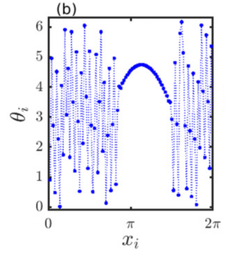
#> input picture Pasted image 20240321141711.png, 225 x 256 px, shrunk from 1312 x 1492 before the run
$ jupyter execute --allow-errors '240318 Chimera state.ipynb'
#> lines starting #> are read from the running program, lines starting #| are printed output that depends on the picture
[cell 1]
import numpy as np
import matplotlib.pyplot as plt
from scipy.interpolate import interp1d

[cell 2]
ms = np.linspace(0.5, 100,1000)
g = 9.81
def mass_x(h,m):
    alpha = np.sqrt(2*m*g)
    x = lambda t : alpha**2/g*np.log(np.cos(-g*t/alpha))
    t = np.linspace(0,1,10000)
    inv_x = interp1d(-x(t),t,kind='linear',bounds_error=False)
    return float(inv_x(h)),alpha

[cell 3]
float(np.nan)

[cell 4]
mass_x(0.7,1)

[cell 5]
vec_mass = np.vectorize(mass_x)
# mass_x(0.7,1)

[cell 6]
ts,alphas = vec_mass(0.7,ms)

[cell 7]
vs = alphas*np.tan(-g*ts/alphas)

[cell 8]
plt.plot(ms,vs**2)
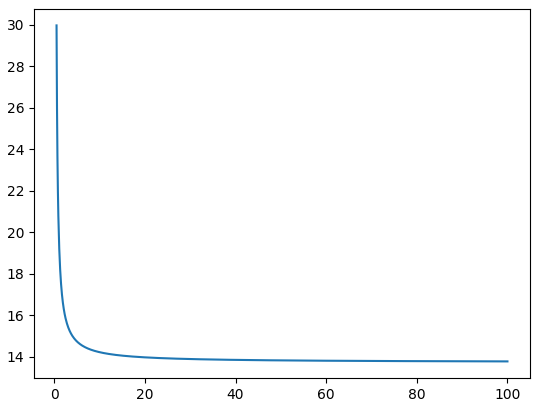
#> figure drawn by matplotlib, 1 panel; curve peaks at x = 0.5, y = 29.97

[cell 9]
N = 10
Aij = np.ones((N,N)) - np.eye(N)
Bijk = np.ones((N,N,N))
Bij,Bjk,Bki = np.where(Bijk)

[cell 10]
len(set((1,1,1)))

# chimera state

[cell 11]
from numba import jit
import numpy as np
import matplotlib.pyplot as plt
# @jit(nopython=True)
def make_Bijk(N):
#> called with N = 50
    Bijk = np.ones((N,N,N)) - np.eye(N)
    for i in range(N): Bijk[i,i,:]=0;Bijk[i,:,i]=0
    return Bijk

[cell 12]
N = 50
Aij = np.ones((N,N)) - np.eye(N)
Bijk = make_Bijk(N)

[cell 13]
def Kuramoto_SOL_CHIMERA(Theta,t,omega,N,eps1,eps2,beta):
    # print("Case m = 0")
    theta = Theta.copy()
    # theta_i,theta_j = np.meshgrid(theta,theta,sparse=False,indexing='ij')
    i,j,k = np.meshgrid(theta,theta,theta,sparse=False,indexing='ij')
    # theta_i,theta_j = np.meshgrid(theta,theta,sparse=True)
    dtheta = omega + eps2/N**2*np.sum(np.sum(np.sin(j+k-2*i-beta),axis=2),axis=1)
    return dtheta

[cell 14]
# i,j,k = np.meshgrid([0,1,2],[0,1,2],[0,1,2],sparse=False,indexing='ij')
i,j = np.meshgrid([0,1,2],[0,1,2],sparse=False,indexing='ij')

[cell 15]
t = np.arange(0,10,0.1)
Theta = np.random.uniform(0,2*np.pi,N)

[cell 16]
def RK4(f, y0, t, args=()):
#> called with y0 = array of shape (50,), t = array of shape (1000,), args = (1, 50, 1, 2, 0)
    n = len(t)
    y = np.zeros((n, len(y0)))
    y[0] = y0

    for i in range(n - 1):
        h = t[i + 1] - t[i]
        k1 = f(y[i], t[i], *args)
        k2 = f(y[i] + k1 * h / 2.0, t[i] + h / 2.0, *args)
        k3 = f(y[i] + k2 * h / 2.0, t[i] + h / 2.0, *args)
        k4 = f(y[i] + k3 * h, t[i] + h, *args)
        y[i + 1] = y[i] + (h / 6.0) * (k1 + 2 * k2 + 2 * k3 + k4)
    return y

[cell 17]
t = np.arange(0,100,0.1)
Theta = np.random.uniform(0,2*np.pi,N)

[cell 18]
sol = RK4(Kuramoto_SOL_CHIMERA,Theta,t,args=(1,N,1,2,0))

[cell 19]
N

[cell 20]
plt.hist(sol[0])
plt.hist(sol[-1]%(np.pi))
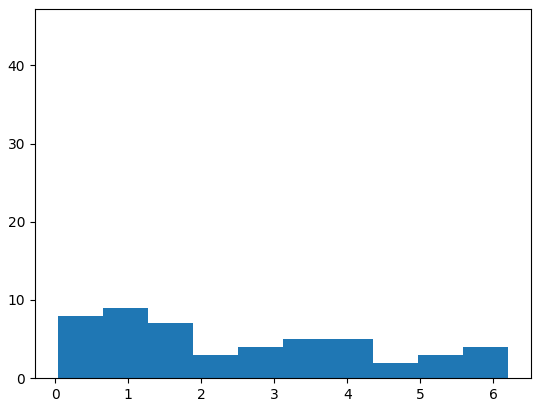
#> figure drawn by matplotlib, 1 panel; tallest bar 9 high, from x = 0.648 to 1.27; tallest bar 45 high, from x = 0.643 to 0.643

[cell 21]
np.sum(Aij,axis=0)

[cell 22]
# idx =-1
# theta_i,theta_j,theta_k = np.meshgrid(sol[idx],sol[idx],sol[idx])
# A = np.sum(np.sum(Bijk*np.exp(1j*theta_j+1j*theta_k),axis=2),axis=1)/N**2

#> (a cell that did not finish here is left out)

#> (a cell that did not finish here is left out)

[cell 25]
rabs = np.mean(np.exp(2*sol.T*1j),axis=0)
# rabs = rabs_[len(t)//2:]
r = np.abs(rabs)

[cell 26]
plt.plot(r)
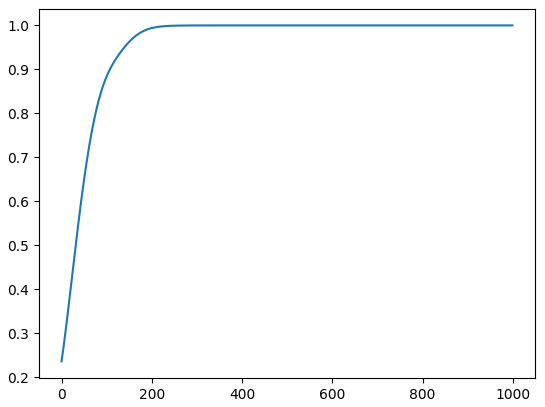
#> figure drawn by matplotlib, 1 panel; curve peaks at x = 900, y = 1

[cell 27]
plt.scatter(sol[0],np.sort(sol[-1]%(np.pi*2)))
# plt.plot(sol[-1]%(2*np.pi),'.')
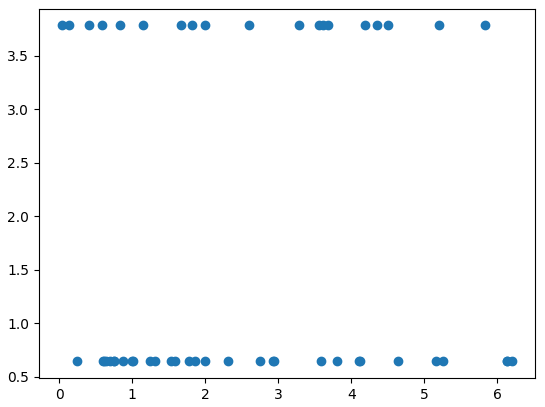
#> figure drawn by matplotlib, 1 panel

[cell 28]
sol[0].shape

[cell 29]
x = np.linspace(-np.pi,np.pi,1000)
plt.axes().set_aspect(1)
idx= 0;plt.scatter(np.sin(sol[idx]),np.cos(sol[idx]))
idx= -1;plt.scatter(np.sin(sol[idx]),np.cos(sol[idx]))
# idx= 110;plt.scatter(np.sin(sol[-idx]),np.cos(sol[-idx]))
plt.plot(np.sin(x),np.cos(x))
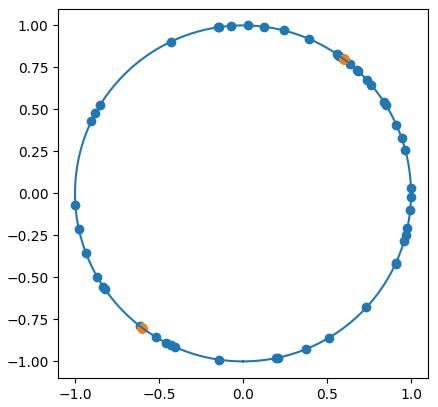
#> figure drawn by matplotlib, 1 panel

[cell 30]
plt.plot(r)
# plt.xlim(0,10)

# 2pi symetric을 어떻게 할지 고민중

#> (a cell that did not finish here is left out)

[cell 32]
N = 3
i = np.arange(N)
# i,j,k= np.meshgrid(i,i,i)
i,j,k= np.meshgrid(i,i,i,indexing='ij',sparse=True)

[cell 33]
BBB = j+k-2*i
Bi,Bj,Bk = np.where(BBB==0)

[cell 34]
Bi += 1
Bj += 1
Bk += 1

[cell 35]
Bi,Bj,Bk

[cell 36]
j[0,:,0]

[cell 37]
import cv2
import numpy as np

[cell 38]
image = cv2.imread('Pasted image 20240321141711.png')
#> image is the input picture: shape (256, 225, 3); mean B, G, R 246.9, 236.1, 236.1

[cell 39]
gray = cv2.cvtColor(image, cv2.COLOR_BGR2GRAY)
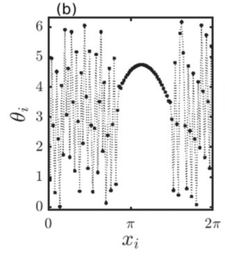
#> gray: shape (256, 225); min 23, max 255, mean 237.3
gray_blurred = cv2.GaussianBlur(gray, (7, 7), 0)
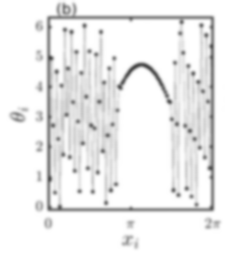
#> gray_blurred: shape (256, 225); min 76, max 255, mean 237.3

[cell 40]
circles = cv2.HoughCircles(gray_blurred, cv2.HOUGH_GRADIENT, 1, 20, param1=50, param2=30, minRadius=0, maxRadius=0)
#> circles = 47 rows, first 8: [126.5, 102.5, 87.9], [123.5, 130.5, 77.1], [148.5, 98.5, 83.9], [141.5, 145.5, 68.8], [134.5, 82.5, 80], [130.5, 164.5, 80.9], [140.5, 119.5, 69.9], [125.5, 56.5, 80.3]

[cell 41]
src1_hsv = cv2.cvtColor(image, cv2.COLOR_BGR2HSV)
#> src1_hsv: shape (256, 225, 3); mean H, S, V 31.2, 11.9, 247.1
dst1 = cv2.inRange(image, (95, 92, 252),(114, 98, 251))#, (150, 150, 255)) # B : 0 ~ 150, G : 0 ~ 150, R : 100 ~ 255
#> dst1: shape (256, 225); every value is 0

dst2 = cv2.inRange(src1_hsv, (160, 200, 0), (179, 255, 255)) # H(색상) : 160 ~ 179, S(채도) : 100 ~ 255, V

[cell 42]
lower_red = (95, 92, 250)
upper_red = (114, 98, 251)
mask = cv2.inRange(image, lower_red, upper_red)

result = cv2.bitwise_and(image, image, mask=mask)
#> result: shape (256, 225, 3); every value is 0

cv2.imshow("Result", result)
cv2.waitKey(0)
cv2.destroyAllWindows()

[cell 43]
np.where(dst1==1)
#> Out = (empty array, empty array)
